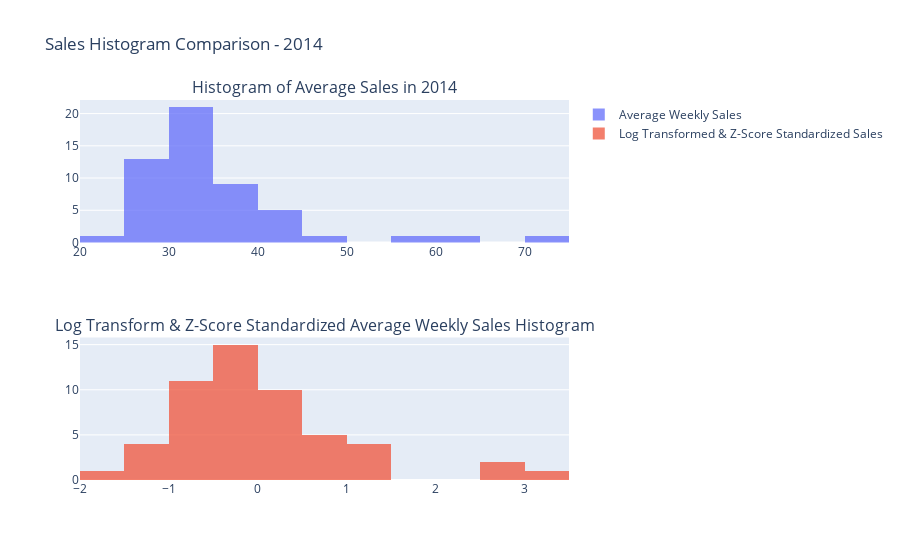

Source (notebook cell):
### Code cell
fig = make_subplots(rows=2, cols=1, 
                    subplot_titles=(f'Histogram of Average Sales in {year}', 'Log Transform & Z-Score Standardized Average Weekly Sales Histogram'))


fig.add_trace(
    go.Histogram(x=data['average_weekly_sales'], name='Average Weekly Sales', opacity=0.75),
    row=1, col=1
)


fig.add_trace(
    go.Histogram(x=std_data, name='Log Transformed & Z-Score Standardized Sales', opacity=0.75),
    row=2, col=1
)


fig.update_layout(title_text=f'Sales Histogram Comparison - {year}', barmode='overlay')


fig.show()

### Figure 1 — Plotly figure (JSON) as saved in the notebook; plotly's stock layout.template omitted (floating-point values rounded to 4 significant figures)
{"data": [{"name": "Average Weekly Sales", "opacity": 0.75, "type": "histogram", "x": [44.74, 41.48, 31.35, 32.49, 34.63, 35.72, 37.5, 45.42, 33.16, 39.38, 44.56, 37.11, 33.22, 29.2, 34.38, 31.69, 27.48, 28.11, 26.26, 22.54, 29.22, 36.11, 25.8, 33.93, 33.87, 43.74, 27.96, 32.49, 27.66, 27.7, 27.9, 26.56, 29.7, 31.38, 32.23, 31.62, 37.07, 30.78, 34.62, 33.6, 34.64, 30.19, 30.33, 29.23, 38.91, 40.04, 39.32, 33.22, 33.56, 37.5, 60.13, 72.57, 59.67], "xaxis": "x", "yaxis": "y"}, {"name": "Log Transformed & Z-Score Standardized Sales", "opacity": 0.75, "type": "histogram", "x": [1.227, 0.8777, -0.4122, -0.2477, 0.04618, 0.1894, 0.4133, 1.296, -0.1535, 0.6384, 1.208, 0.3653, -0.1447, -0.7393, 0.01278, -0.3625, -1.019, -0.9148, -1.228, -1.931, -0.7366, 0.2391, -1.31, -0.04717, -0.05546, 1.122, -0.9397, -0.2475, -0.989, -0.983, -0.9498, -1.175, -0.6608, -0.4071, -0.2846, -0.3717, 0.3596, -0.4961, 0.04473, -0.09324, 0.04756, -0.5861, -0.5639, -0.7339, 0.5839, 0.7155, 0.6315, -0.1454, -0.0978, 0.4133, 2.588, 3.455, 2.553], "xaxis": "x2", "yaxis": "y2"}], "layout": {"annotations": [{"font": {"size": 16}, "showarrow": false, "text": "Histogram of Average Sales in 2014", "x": 0.5, "xanchor": "center", "xref": "paper", "y": 1, "yanchor": "bottom", "yref": "paper"}, {"font": {"size": 16}, "showarrow": false, "text": "Log Transform & Z-Score Standardized Average Weekly Sales Histogram", "x": 0.5, "xanchor": "center", "xref": "paper", "y": 0.375, "yanchor": "bottom", "yref": "paper"}], "barmode": "overlay", "title": {"text": "Sales Histogram Comparison - 2014"}, "xaxis": {"anchor": "y", "domain": [0, 1]}, "xaxis2": {"anchor": "y2", "domain": [0, 1]}, "yaxis": {"anchor": "x", "domain": [0.625, 1]}, "yaxis2": {"anchor": "x2", "domain": [0, 0.375]}}}
